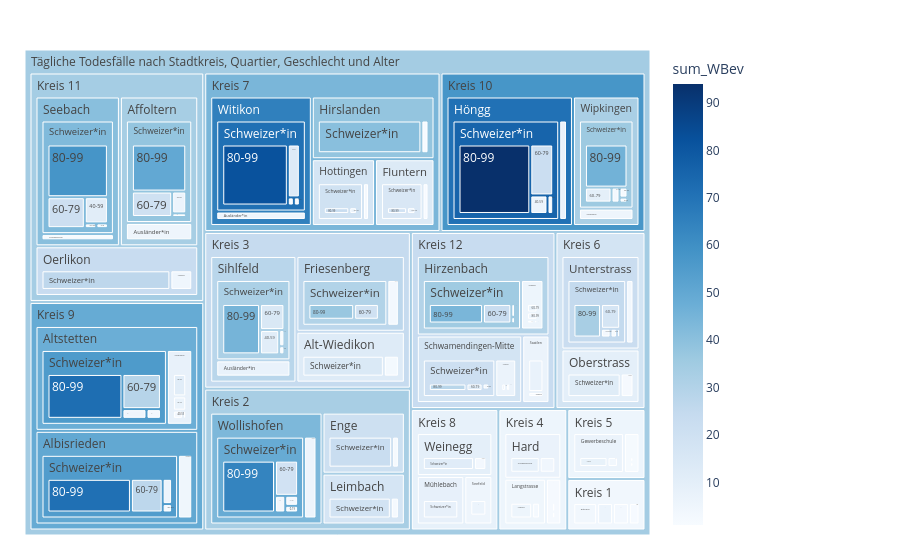

Here is the notebook cell this chart was saved with:
### Code cell
fig = px.treemap(myTreemapAgg.reset_index(), path=[px.Constant("Tägliche Todesfälle nach Stadtkreis, Quartier, Geschlecht und Alter"), 'KreisLang','QuarLang','HerkunftLang', 'AlterV20Kurz']
                 , values='sum_WBev'
                 , color='sum_WBev'
                 ## bei discrete scales (bei Klassen und Strings):                 
                 #, color_discrete_map={'(?)':'lightgrey','EVP':'gold', 'SP':'#FF3030', 'PdA':'#EE3B3B', 'Grüne':'#A2CD5A','GLP':'#CAFF70','Die Mitte':'orange','FDP':'#104E8B','AL':'deeppink','SVP':'forestgreen', 'FL ZÜRI':'#8B864E','Volt':'#lightblue' }                
                 ## bei continuous scales (bei Zahlenwerten):
                , color_continuous_scale='Blues'
                #, color_continuous_midpoint=np.average(df['AnzBestWir'], weights=df['AnzBestWir'])  
                 #,height=400
                 #,width=1500                 
                )
fig.update_traces(root_color="grey")
fig.update_layout(margin = dict(t=50, l=25, r=250, b=25))
fig.show()

### Figure 1 — Plotly figure (JSON) as saved in the notebook; plotly's stock layout.template omitted (floating-point values rounded to 4 significant figures; data arrays with more than 128 entries replaced by an {"elided": "..."} marker saying what was removed)
{"data": [{"branchvalues": "total", "customdata": {"elided": "309x1 float values"}, "domain": {"x": [0, 1], "y": [0, 1]}, "hovertemplate": "labels=%{label}<br>sum_WBev_sum=%{value}<br>parent=%{parent}<br>id=%{id}<br>sum_WBev=%{color}<extra></extra>", "ids": {"elided": "309 str values"}, "labels": {"elided": "309 str values"}, "marker": {"coloraxis": "coloraxis", "colors": {"elided": "309 float values"}}, "name": "", "parents": {"elided": "309 str values"}, "root": {"color": "grey"}, "type": "treemap", "values": {"elided": "309 int values"}}], "layout": {"coloraxis": {"colorbar": {"title": {"text": "sum_WBev"}}, "colorscale": [[0, "rgb(247,251,255)"], [0.125, "rgb(222,235,247)"], [0.25, "rgb(198,219,239)"], [0.375, "rgb(158,202,225)"], [0.5, "rgb(107,174,214)"], [0.625, "rgb(66,146,198)"], [0.75, "rgb(33,113,181)"], [0.875, "rgb(8,81,156)"], [1, "rgb(8,48,107)"]]}, "legend": {"tracegroupgap": 0}, "margin": {"b": 25, "l": 25, "r": 250, "t": 50}}}
